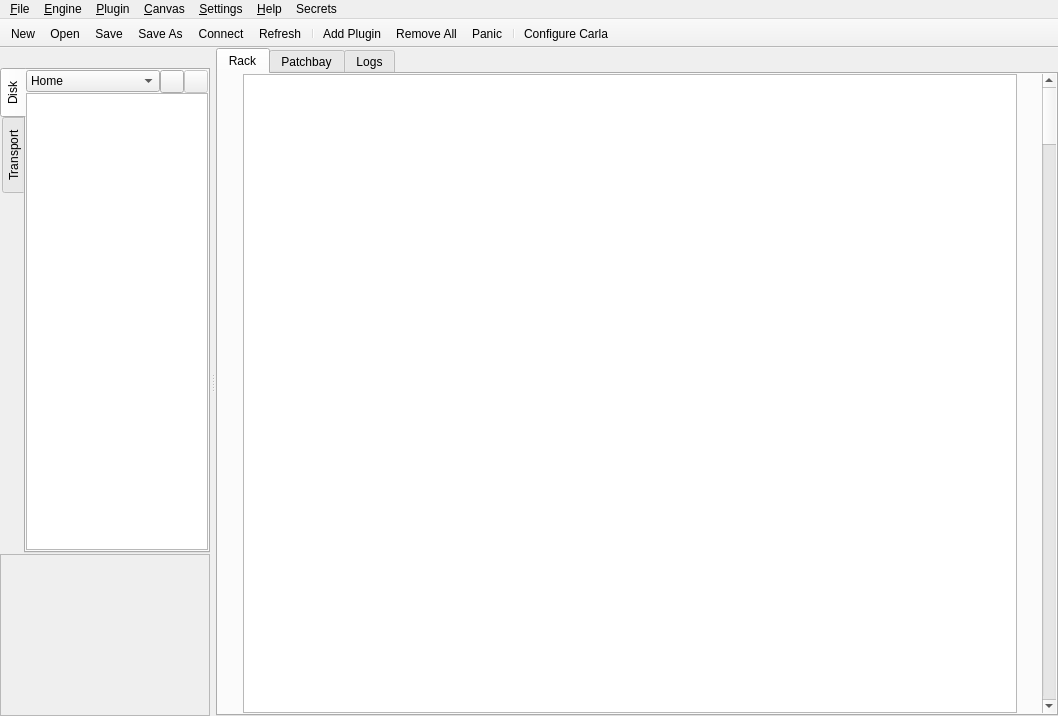
<?xml version="1.0" encoding="UTF-8"?>
<ui version="4.0">
 <class>CarlaHostW</class>
 <widget class="QMainWindow" name="CarlaHostW">
  <property name="geometry">
   <rect>
    <x>0</x>
    <y>0</y>
    <width>1058</width>
    <height>716</height>
   </rect>
  </property>
  <property name="windowTitle">
   <string>MainWindow</string>
  </property>
  <widget class="QWidget" name="centralwidget">
   <layout class="QHBoxLayout" name="horizontalLayout_3">
    <property name="spacing">
     <number>0</number>
    </property>
    <property name="margin">
     <number>0</number>
    </property>
    <item>
     <widget class="QTabWidget" name="tabWidget">
      <property name="currentIndex">
       <number>0</number>
      </property>
      <widget class="QWidget" name="rack">
       <attribute name="title">
        <string>Rack</string>
       </attribute>
       <layout class="QHBoxLayout" name="horizontalLayout_2">
        <property name="spacing">
         <number>0</number>
        </property>
        <property name="leftMargin">
         <number>0</number>
        </property>
        <property name="topMargin">
         <number>0</number>
        </property>
        <property name="rightMargin">
         <number>0</number>
        </property>
        <property name="bottomMargin">
         <number>1</number>
        </property>
        <item>
         <widget class="QLabel" name="pad_left">
          <property name="minimumSize">
           <size>
            <width>25</width>
            <height>0</height>
           </size>
          </property>
          <property name="maximumSize">
           <size>
            <width>25</width>
            <height>16777215</height>
           </size>
          </property>
          <property name="text">
           <string/>
          </property>
         </widget>
        </item>
        <item>
         <widget class="RackListWidget" name="listWidget">
          <property name="contextMenuPolicy">
           <enum>Qt::CustomContextMenu</enum>
          </property>
          <property name="verticalScrollBarPolicy">
           <enum>Qt::ScrollBarAlwaysOff</enum>
          </property>
          <property name="horizontalScrollBarPolicy">
           <enum>Qt::ScrollBarAlwaysOff</enum>
          </property>
         </widget>
        </item>
        <item>
         <widget class="QLabel" name="pad_right">
          <property name="minimumSize">
           <size>
            <width>25</width>
            <height>0</height>
           </size>
          </property>
          <property name="maximumSize">
           <size>
            <width>25</width>
            <height>16777215</height>
           </size>
          </property>
          <property name="text">
           <string/>
          </property>
         </widget>
        </item>
        <item>
         <widget class="QScrollBar" name="rackScrollBar">
          <property name="orientation">
           <enum>Qt::Vertical</enum>
          </property>
         </widget>
        </item>
       </layout>
      </widget>
      <widget class="QWidget" name="patchbay">
       <attribute name="title">
        <string>Patchbay</string>
       </attribute>
       <layout class="QGridLayout" name="gridLayout">
        <property name="leftMargin">
         <number>0</number>
        </property>
        <property name="topMargin">
         <number>0</number>
        </property>
        <property name="rightMargin">
         <number>0</number>
        </property>
        <property name="bottomMargin">
         <number>1</number>
        </property>
        <property name="spacing">
         <number>1</number>
        </property>
        <item row="0" column="1">
         <widget class="DraggableGraphicsView" name="graphicsView"/>
        </item>
        <item row="0" column="2">
         <widget class="DigitalPeakMeter" name="peak_out" native="true"/>
        </item>
        <item row="0" column="0">
         <widget class="DigitalPeakMeter" name="peak_in" native="true"/>
        </item>
       </layout>
      </widget>
      <widget class="QWidget" name="logs">
       <attribute name="title">
        <string>Logs</string>
       </attribute>
       <layout class="QHBoxLayout" name="horizontalLayout_4">
        <property name="spacing">
         <number>0</number>
        </property>
        <property name="leftMargin">
         <number>0</number>
        </property>
        <property name="topMargin">
         <number>0</number>
        </property>
        <property name="rightMargin">
         <number>0</number>
        </property>
        <property name="bottomMargin">
         <number>1</number>
        </property>
        <item>
         <widget class="QPlainTextEdit" name="text_logs">
          <property name="font">
           <font>
            <family>DejaVu Sans Mono</family>
           </font>
          </property>
          <property name="verticalScrollBarPolicy">
           <enum>Qt::ScrollBarAlwaysOn</enum>
          </property>
          <property name="horizontalScrollBarPolicy">
           <enum>Qt::ScrollBarAlwaysOn</enum>
          </property>
          <property name="lineWrapMode">
           <enum>QPlainTextEdit::NoWrap</enum>
          </property>
          <property name="plainText">
           <string>Loading...</string>
          </property>
          <property name="textInteractionFlags">
           <set>Qt::LinksAccessibleByMouse|Qt::TextSelectableByKeyboard|Qt::TextSelectableByMouse</set>
          </property>
         </widget>
        </item>
       </layout>
      </widget>
     </widget>
    </item>
   </layout>
  </widget>
  <widget class="QMenuBar" name="menubar">
   <property name="geometry">
    <rect>
     <x>0</x>
     <y>0</y>
     <width>1058</width>
     <height>20</height>
    </rect>
   </property>
   <widget class="QMenu" name="menu_File">
    <property name="title">
     <string>&amp;File</string>
    </property>
    <addaction name="act_file_connect"/>
    <addaction name="act_file_refresh"/>
    <addaction name="act_file_new"/>
    <addaction name="act_file_open"/>
    <addaction name="act_file_save"/>
    <addaction name="act_file_save_as"/>
    <addaction name="separator"/>
    <addaction name="act_file_quit"/>
   </widget>
   <widget class="QMenu" name="menu_Engine">
    <property name="title">
     <string>&amp;Engine</string>
    </property>
    <addaction name="act_engine_start"/>
    <addaction name="act_engine_stop"/>
   </widget>
   <widget class="QMenu" name="menu_Plugin">
    <property name="title">
     <string>&amp;Plugin</string>
    </property>
    <widget class="QMenu" name="menu_PluginMacros">
     <property name="title">
      <string>Macros (all plugins)</string>
     </property>
     <addaction name="act_plugins_enable"/>
     <addaction name="act_plugins_disable"/>
     <addaction name="separator"/>
     <addaction name="act_plugins_volume100"/>
     <addaction name="act_plugins_mute"/>
     <addaction name="separator"/>
     <addaction name="act_plugins_wet100"/>
     <addaction name="act_plugins_bypass"/>
     <addaction name="separator"/>
     <addaction name="act_plugins_center"/>
     <addaction name="separator"/>
     <addaction name="act_plugins_compact"/>
     <addaction name="act_plugins_expand"/>
    </widget>
    <addaction name="act_plugin_add"/>
    <addaction name="act_plugin_remove_all"/>
    <addaction name="separator"/>
    <addaction name="menu_PluginMacros"/>
   </widget>
   <widget class="QMenu" name="menu_Canvas">
    <property name="title">
     <string>&amp;Canvas</string>
    </property>
    <widget class="QMenu" name="menu_Canvas_Zoom">
     <property name="title">
      <string>Zoom</string>
     </property>
     <addaction name="act_canvas_zoom_fit"/>
     <addaction name="separator"/>
     <addaction name="act_canvas_zoom_in"/>
     <addaction name="act_canvas_zoom_out"/>
     <addaction name="act_canvas_zoom_100"/>
    </widget>
    <addaction name="act_canvas_show_internal"/>
    <addaction name="act_canvas_show_external"/>
    <addaction name="separator"/>
    <addaction name="act_canvas_arrange"/>
    <addaction name="act_canvas_refresh"/>
    <addaction name="menu_Canvas_Zoom"/>
    <addaction name="separator"/>
    <addaction name="act_canvas_save_image"/>
   </widget>
   <widget class="QMenu" name="menu_Settings">
    <property name="title">
     <string>&amp;Settings</string>
    </property>
    <addaction name="act_settings_show_toolbar"/>
    <addaction name="act_settings_show_meters"/>
    <addaction name="act_settings_show_keyboard"/>
    <addaction name="act_settings_show_side_panel"/>
    <addaction name="separator"/>
    <addaction name="act_settings_configure"/>
   </widget>
   <widget class="QMenu" name="menu_Help">
    <property name="title">
     <string>&amp;Help</string>
    </property>
    <addaction name="act_help_about"/>
    <addaction name="act_help_about_juce"/>
    <addaction name="act_help_about_qt"/>
   </widget>
   <widget class="QMenu" name="menu_Secrets">
    <property name="title">
     <string>Secrets</string>
    </property>
    <addaction name="act_secret_1"/>
    <addaction name="act_secret_2"/>
    <addaction name="act_secret_3"/>
    <addaction name="act_secret_4"/>
    <addaction name="act_secret_5"/>
   </widget>
   <addaction name="menu_File"/>
   <addaction name="menu_Engine"/>
   <addaction name="menu_Plugin"/>
   <addaction name="menu_Canvas"/>
   <addaction name="menu_Settings"/>
   <addaction name="menu_Help"/>
   <addaction name="menu_Secrets"/>
  </widget>
  <widget class="QToolBar" name="toolBar">
   <property name="windowTitle">
    <string>toolBar</string>
   </property>
   <property name="movable">
    <bool>false</bool>
   </property>
   <property name="allowedAreas">
    <set>Qt::NoToolBarArea</set>
   </property>
   <property name="toolButtonStyle">
    <enum>Qt::ToolButtonTextBesideIcon</enum>
   </property>
   <attribute name="toolBarArea">
    <enum>TopToolBarArea</enum>
   </attribute>
   <attribute name="toolBarBreak">
    <bool>false</bool>
   </attribute>
   <addaction name="act_file_new"/>
   <addaction name="act_file_open"/>
   <addaction name="act_file_save"/>
   <addaction name="act_file_save_as"/>
   <addaction name="act_file_connect"/>
   <addaction name="act_file_refresh"/>
   <addaction name="separator"/>
   <addaction name="act_plugin_add2"/>
   <addaction name="act_plugin_remove_all"/>
   <addaction name="act_plugins_panic"/>
   <addaction name="separator"/>
   <addaction name="act_settings_configure"/>
  </widget>
  <widget class="QDockWidget" name="dockWidget">
   <property name="features">
    <set>QDockWidget::NoDockWidgetFeatures</set>
   </property>
   <property name="allowedAreas">
    <set>Qt::NoDockWidgetArea</set>
   </property>
   <attribute name="dockWidgetArea">
    <number>1</number>
   </attribute>
   <widget class="QWidget" name="dockWidgetContents">
    <layout class="QVBoxLayout" name="verticalLayout">
     <property name="spacing">
      <number>0</number>
     </property>
     <property name="leftMargin">
      <number>0</number>
     </property>
     <property name="topMargin">
      <number>1</number>
     </property>
     <property name="rightMargin">
      <number>0</number>
     </property>
     <property name="bottomMargin">
      <number>0</number>
     </property>
     <item>
      <layout class="QVBoxLayout" name="verticalLayout_4">
       <property name="spacing">
        <number>1</number>
       </property>
       <item>
        <widget class="QTabWidget" name="tabUtils">
         <property name="sizePolicy">
          <sizepolicy hsizetype="Ignored" vsizetype="Expanding">
           <horstretch>0</horstretch>
           <verstretch>0</verstretch>
          </sizepolicy>
         </property>
         <property name="minimumSize">
          <size>
           <width>210</width>
           <height>0</height>
          </size>
         </property>
         <property name="acceptDrops">
          <bool>false</bool>
         </property>
         <property name="tabPosition">
          <enum>QTabWidget::West</enum>
         </property>
         <property name="currentIndex">
          <number>0</number>
         </property>
         <widget class="QWidget" name="disk">
          <property name="acceptDrops">
           <bool>false</bool>
          </property>
          <attribute name="title">
           <string>Disk</string>
          </attribute>
          <layout class="QVBoxLayout" name="verticalLayout_3">
           <property name="spacing">
            <number>0</number>
           </property>
           <property name="leftMargin">
            <number>0</number>
           </property>
           <property name="topMargin">
            <number>0</number>
           </property>
           <property name="rightMargin">
            <number>0</number>
           </property>
           <property name="bottomMargin">
            <number>1</number>
           </property>
           <item>
            <layout class="QHBoxLayout" name="horizontalLayout">
             <item>
              <widget class="QComboBox" name="cb_disk">
               <item>
                <property name="text">
                 <string>Home</string>
                </property>
               </item>
              </widget>
             </item>
             <item>
              <widget class="QToolButton" name="b_disk_add">
               <property name="text">
                <string/>
               </property>
               <property name="icon">
                <iconset resource="../resources.qrc">
                 <normaloff>:/16x16/list-add.png</normaloff>:/16x16/list-add.png</iconset>
               </property>
              </widget>
             </item>
             <item>
              <widget class="QToolButton" name="b_disk_remove">
               <property name="enabled">
                <bool>false</bool>
               </property>
               <property name="text">
                <string/>
               </property>
               <property name="icon">
                <iconset resource="../resources.qrc">
                 <normaloff>:/16x16/list-remove.png</normaloff>:/16x16/list-remove.png</iconset>
               </property>
              </widget>
             </item>
            </layout>
           </item>
           <item>
            <widget class="QTreeView" name="fileTreeView">
             <property name="editTriggers">
              <set>QAbstractItemView::NoEditTriggers</set>
             </property>
             <property name="dragEnabled">
              <bool>true</bool>
             </property>
             <property name="dragDropMode">
              <enum>QAbstractItemView::DragOnly</enum>
             </property>
            </widget>
           </item>
          </layout>
         </widget>
         <widget class="QWidget" name="w_transport">
          <attribute name="title">
           <string>Transport</string>
          </attribute>
          <layout class="QVBoxLayout" name="verticalLayout_6">
           <item>
            <widget class="QGroupBox" name="group_transport_controls">
             <property name="title">
              <string>Playback Controls</string>
             </property>
             <layout class="QHBoxLayout" name="horizontalLayout_5">
              <item>
               <widget class="QPushButton" name="b_transport_play">
                <property name="text">
                 <string/>
                </property>
                <property name="icon">
                 <iconset resource="../resources.qrc">
                  <normaloff>:/16x16/media-playback-start.png</normaloff>:/16x16/media-playback-start.png</iconset>
                </property>
                <property name="checkable">
                 <bool>true</bool>
                </property>
               </widget>
              </item>
              <item>
               <widget class="QPushButton" name="b_transport_stop">
                <property name="text">
                 <string/>
                </property>
                <property name="icon">
                 <iconset resource="../resources.qrc">
                  <normaloff>:/16x16/media-playback-stop.png</normaloff>:/16x16/media-playback-stop.png</iconset>
                </property>
               </widget>
              </item>
              <item>
               <widget class="QPushButton" name="b_transport_backwards">
                <property name="text">
                 <string/>
                </property>
                <property name="icon">
                 <iconset resource="../resources.qrc">
                  <normaloff>:/16x16/media-seek-backward.png</normaloff>:/16x16/media-seek-backward.png</iconset>
                </property>
                <property name="autoRepeat">
                 <bool>true</bool>
                </property>
               </widget>
              </item>
              <item>
               <widget class="QPushButton" name="b_transport_forwards">
                <property name="text">
                 <string/>
                </property>
                <property name="icon">
                 <iconset resource="../resources.qrc">
                  <normaloff>:/16x16/media-seek-forward.png</normaloff>:/16x16/media-seek-forward.png</iconset>
                </property>
                <property name="autoRepeat">
                 <bool>true</bool>
                </property>
               </widget>
              </item>
             </layout>
            </widget>
           </item>
           <item>
            <widget class="QGroupBox" name="group_transport_info">
             <property name="title">
              <string>Time Information</string>
             </property>
             <layout class="QVBoxLayout" name="verticalLayout_2">
              <item>
               <layout class="QHBoxLayout" name="horizontalLayout_6">
                <item>
                 <widget class="QLabel" name="label_transport_frame">
                  <property name="text">
                   <string>Frame:</string>
                  </property>
                  <property name="alignment">
                   <set>Qt::AlignRight|Qt::AlignTrailing|Qt::AlignVCenter</set>
                  </property>
                 </widget>
                </item>
                <item>
                 <widget class="QLabel" name="l_transport_frame">
                  <property name="font">
                   <font>
                    <family>DejaVu Sans Mono</family>
                   </font>
                  </property>
                  <property name="text">
                   <string>000'000'000</string>
                  </property>
                 </widget>
                </item>
               </layout>
              </item>
              <item>
               <layout class="QHBoxLayout" name="horizontalLayout_7">
                <item>
                 <widget class="QLabel" name="label_transport_time">
                  <property name="text">
                   <string>Time:</string>
                  </property>
                  <property name="alignment">
                   <set>Qt::AlignRight|Qt::AlignTrailing|Qt::AlignVCenter</set>
                  </property>
                 </widget>
                </item>
                <item>
                 <widget class="QLabel" name="l_transport_time">
                  <property name="font">
                   <font>
                    <family>DejaVu Sans Mono</family>
                   </font>
                  </property>
                  <property name="text">
                   <string>00:00:00</string>
                  </property>
                 </widget>
                </item>
               </layout>
              </item>
              <item>
               <layout class="QHBoxLayout" name="horizontalLayout_8">
                <item>
                 <widget class="QLabel" name="label_transport_bbt">
                  <property name="text">
                   <string>BBT:</string>
                  </property>
                  <property name="alignment">
                   <set>Qt::AlignRight|Qt::AlignTrailing|Qt::AlignVCenter</set>
                  </property>
                 </widget>
                </item>
                <item>
                 <widget class="QLabel" name="l_transport_bbt">
                  <property name="font">
                   <font>
                    <family>DejaVu Sans Mono</family>
                   </font>
                  </property>
                  <property name="text">
                   <string>000|00|000</string>
                  </property>
                 </widget>
                </item>
               </layout>
              </item>
             </layout>
            </widget>
           </item>
           <item>
            <widget class="QGroupBox" name="group_transport_settings">
             <property name="title">
              <string>Settings</string>
             </property>
             <layout class="QVBoxLayout" name="verticalLayout_5">
              <item>
               <widget class="QDoubleSpinBox" name="dsb_transport_bpm">
                <property name="enabled">
                 <bool>false</bool>
                </property>
                <property name="suffix">
                 <string> BPM</string>
                </property>
                <property name="decimals">
                 <number>1</number>
                </property>
                <property name="minimum">
                 <double>20.000000000000000</double>
                </property>
                <property name="maximum">
                 <double>999.000000000000000</double>
                </property>
               </widget>
              </item>
              <item>
               <widget class="QCheckBox" name="cb_transport_jack">
                <property name="text">
                 <string>Use JACK Transport</string>
                </property>
               </widget>
              </item>
              <item>
               <widget class="QCheckBox" name="cb_transport_link">
                <property name="text">
                 <string>Use Ableton Link</string>
                </property>
               </widget>
              </item>
             </layout>
            </widget>
           </item>
           <item>
            <spacer name="verticalSpacer">
             <property name="orientation">
              <enum>Qt::Vertical</enum>
             </property>
             <property name="sizeHint" stdset="0">
              <size>
               <width>20</width>
               <height>40</height>
              </size>
             </property>
            </spacer>
           </item>
          </layout>
         </widget>
        </widget>
       </item>
       <item>
        <widget class="CanvasPreviewFrame" name="miniCanvasPreview">
         <property name="minimumSize">
          <size>
           <width>210</width>
           <height>162</height>
          </size>
         </property>
         <property name="maximumSize">
          <size>
           <width>16777215</width>
           <height>162</height>
          </size>
         </property>
         <property name="acceptDrops">
          <bool>false</bool>
         </property>
         <property name="frameShape">
          <enum>QFrame::StyledPanel</enum>
         </property>
         <property name="frameShadow">
          <enum>QFrame::Sunken</enum>
         </property>
        </widget>
       </item>
      </layout>
     </item>
    </layout>
   </widget>
  </widget>
  <action name="act_file_new">
   <property name="icon">
    <iconset resource="../resources.qrc">
     <normaloff>:/16x16/document-new.png</normaloff>:/16x16/document-new.png</iconset>
   </property>
   <property name="text">
    <string>&amp;New</string>
   </property>
   <property name="shortcut">
    <string>Ctrl+N</string>
   </property>
  </action>
  <action name="act_file_open">
   <property name="icon">
    <iconset resource="../resources.qrc">
     <normaloff>:/16x16/document-open.png</normaloff>:/16x16/document-open.png</iconset>
   </property>
   <property name="text">
    <string>&amp;Open...</string>
   </property>
   <property name="shortcut">
    <string>Ctrl+O</string>
   </property>
  </action>
  <action name="act_file_save">
   <property name="icon">
    <iconset resource="../resources.qrc">
     <normaloff>:/16x16/document-save.png</normaloff>:/16x16/document-save.png</iconset>
   </property>
   <property name="text">
    <string>&amp;Save</string>
   </property>
   <property name="shortcut">
    <string>Ctrl+S</string>
   </property>
  </action>
  <action name="act_file_save_as">
   <property name="icon">
    <iconset resource="../resources.qrc">
     <normaloff>:/16x16/document-save-as.png</normaloff>:/16x16/document-save-as.png</iconset>
   </property>
   <property name="text">
    <string>Save &amp;As...</string>
   </property>
   <property name="shortcut">
    <string>Ctrl+Shift+S</string>
   </property>
  </action>
  <action name="act_file_quit">
   <property name="icon">
    <iconset resource="../resources.qrc">
     <normaloff>:/16x16/application-exit.png</normaloff>:/16x16/application-exit.png</iconset>
   </property>
   <property name="text">
    <string>&amp;Quit</string>
   </property>
   <property name="shortcut">
    <string>Ctrl+Q</string>
   </property>
  </action>
  <action name="act_engine_start">
   <property name="icon">
    <iconset resource="../resources.qrc">
     <normaloff>:/16x16/media-playback-start.png</normaloff>:/16x16/media-playback-start.png</iconset>
   </property>
   <property name="text">
    <string>&amp;Start</string>
   </property>
   <property name="shortcut">
    <string>F5</string>
   </property>
  </action>
  <action name="act_engine_stop">
   <property name="icon">
    <iconset resource="../resources.qrc">
     <normaloff>:/16x16/media-playback-stop.png</normaloff>:/16x16/media-playback-stop.png</iconset>
   </property>
   <property name="text">
    <string>St&amp;op</string>
   </property>
   <property name="shortcut">
    <string>F6</string>
   </property>
  </action>
  <action name="act_plugin_add">
   <property name="icon">
    <iconset resource="../resources.qrc">
     <normaloff>:/16x16/list-add.png</normaloff>:/16x16/list-add.png</iconset>
   </property>
   <property name="text">
    <string>&amp;Add...</string>
   </property>
   <property name="shortcut">
    <string>Ctrl+A</string>
   </property>
  </action>
  <action name="act_plugin_add2">
   <property name="icon">
    <iconset resource="../resources.qrc">
     <normaloff>:/16x16/list-add.png</normaloff>:/16x16/list-add.png</iconset>
   </property>
   <property name="text">
    <string>Add Plugin...</string>
   </property>
  </action>
  <action name="act_plugin_remove_all">
   <property name="icon">
    <iconset resource="../resources.qrc">
     <normaloff>:/16x16/edit-delete.png</normaloff>:/16x16/edit-delete.png</iconset>
   </property>
   <property name="text">
    <string>&amp;Remove All</string>
   </property>
  </action>
  <action name="act_plugins_enable">
   <property name="text">
    <string>Enable</string>
   </property>
  </action>
  <action name="act_plugins_disable">
   <property name="text">
    <string>Disable</string>
   </property>
  </action>
  <action name="act_plugins_bypass">
   <property name="text">
    <string>0% Wet (Bypass)</string>
   </property>
  </action>
  <action name="act_plugins_wet100">
   <property name="text">
    <string>100% Wet</string>
   </property>
  </action>
  <action name="act_plugins_mute">
   <property name="text">
    <string>0% Volume (Mute)</string>
   </property>
  </action>
  <action name="act_plugins_volume100">
   <property name="text">
    <string>100% Volume</string>
   </property>
  </action>
  <action name="act_plugins_center">
   <property name="text">
    <string>Center Balance</string>
   </property>
  </action>
  <action name="act_plugins_panic">
   <property name="icon">
    <iconset resource="../resources.qrc">
     <normaloff>:/16x16/dialog-warning.png</normaloff>:/16x16/dialog-warning.png</iconset>
   </property>
   <property name="text">
    <string>Panic</string>
   </property>
  </action>
  <action name="act_transport_play">
   <property name="checkable">
    <bool>true</bool>
   </property>
   <property name="icon">
    <iconset resource="../resources.qrc">
     <normaloff>:/16x16/media-playback-start.png</normaloff>:/16x16/media-playback-start.png</iconset>
   </property>
   <property name="text">
    <string>&amp;Play</string>
   </property>
   <property name="shortcut">
    <string>Ctrl+Shift+P</string>
   </property>
  </action>
  <action name="act_transport_stop">
   <property name="icon">
    <iconset resource="../resources.qrc">
     <normaloff>:/16x16/media-playback-stop.png</normaloff>:/16x16/media-playback-stop.png</iconset>
   </property>
   <property name="text">
    <string>&amp;Stop</string>
   </property>
   <property name="shortcut">
    <string>Ctrl+Shift+X</string>
   </property>
  </action>
  <action name="act_transport_backwards">
   <property name="icon">
    <iconset resource="../resources.qrc">
     <normaloff>:/16x16/media-seek-backward.png</normaloff>:/16x16/media-seek-backward.png</iconset>
   </property>
   <property name="text">
    <string>&amp;Backwards</string>
   </property>
   <property name="shortcut">
    <string>Ctrl+Shift+B</string>
   </property>
  </action>
  <action name="act_transport_forwards">
   <property name="icon">
    <iconset resource="../resources.qrc">
     <normaloff>:/16x16/media-seek-forward.png</normaloff>:/16x16/media-seek-forward.png</iconset>
   </property>
   <property name="text">
    <string>&amp;Forwards</string>
   </property>
   <property name="shortcut">
    <string>Ctrl+Shift+F</string>
   </property>
  </action>
  <action name="act_canvas_arrange">
   <property name="icon">
    <iconset resource="../resources.qrc">
     <normaloff>:/16x16/view-sort-ascending.png</normaloff>:/16x16/view-sort-ascending.png</iconset>
   </property>
   <property name="text">
    <string>&amp;Arrange</string>
   </property>
   <property name="shortcut">
    <string>Ctrl+G</string>
   </property>
  </action>
  <action name="act_canvas_refresh">
   <property name="icon">
    <iconset resource="../resources.qrc">
     <normaloff>:/16x16/view-refresh.png</normaloff>:/16x16/view-refresh.png</iconset>
   </property>
   <property name="text">
    <string>&amp;Refresh</string>
   </property>
   <property name="shortcut">
    <string>Ctrl+R</string>
   </property>
  </action>
  <action name="act_canvas_print">
   <property name="icon">
    <iconset resource="../resources.qrc">
     <normaloff>:/16x16/document-print.png</normaloff>:/16x16/document-print.png</iconset>
   </property>
   <property name="text">
    <string>&amp;Print...</string>
   </property>
  </action>
  <action name="act_canvas_save_image">
   <property name="text">
    <string>Save &amp;Image...</string>
   </property>
  </action>
  <action name="act_canvas_zoom_fit">
   <property name="icon">
    <iconset resource="../resources.qrc">
     <normaloff>:/16x16/zoom-fit-best.png</normaloff>:/16x16/zoom-fit-best.png</iconset>
   </property>
   <property name="text">
    <string>Auto-Fit</string>
   </property>
   <property name="shortcut">
    <string>Home</string>
   </property>
  </action>
  <action name="act_canvas_zoom_in">
   <property name="icon">
    <iconset resource="../resources.qrc">
     <normaloff>:/16x16/zoom-in.png</normaloff>:/16x16/zoom-in.png</iconset>
   </property>
   <property name="text">
    <string>Zoom In</string>
   </property>
   <property name="shortcut">
    <string>Ctrl++</string>
   </property>
  </action>
  <action name="act_canvas_zoom_out">
   <property name="icon">
    <iconset resource="../resources.qrc">
     <normaloff>:/16x16/zoom-out.png</normaloff>:/16x16/zoom-out.png</iconset>
   </property>
   <property name="text">
    <string>Zoom Out</string>
   </property>
   <property name="shortcut">
    <string>Ctrl+-</string>
   </property>
  </action>
  <action name="act_canvas_zoom_100">
   <property name="icon">
    <iconset resource="../resources.qrc">
     <normaloff>:/16x16/zoom-original.png</normaloff>:/16x16/zoom-original.png</iconset>
   </property>
   <property name="text">
    <string>Zoom 100%</string>
   </property>
   <property name="shortcut">
    <string>Ctrl+1</string>
   </property>
  </action>
  <action name="act_settings_show_toolbar">
   <property name="checkable">
    <bool>true</bool>
   </property>
   <property name="text">
    <string>Show &amp;Toolbar</string>
   </property>
  </action>
  <action name="act_settings_configure">
   <property name="icon">
    <iconset resource="../resources.qrc">
     <normaloff>:/16x16/configure.png</normaloff>:/16x16/configure.png</iconset>
   </property>
   <property name="text">
    <string>&amp;Configure Carla</string>
   </property>
  </action>
  <action name="act_help_about">
   <property name="text">
    <string>&amp;About</string>
   </property>
  </action>
  <action name="act_help_about_qt">
   <property name="text">
    <string>About &amp;Qt</string>
   </property>
  </action>
  <action name="act_settings_show_meters">
   <property name="checkable">
    <bool>true</bool>
   </property>
   <property name="text">
    <string>Show Canvas &amp;Meters</string>
   </property>
  </action>
  <action name="act_settings_show_keyboard">
   <property name="checkable">
    <bool>true</bool>
   </property>
   <property name="text">
    <string>Show Canvas &amp;Keyboard</string>
   </property>
  </action>
  <action name="act_help_about_juce">
   <property name="text">
    <string>About &amp;JUCE</string>
   </property>
  </action>
  <action name="act_canvas_show_internal">
   <property name="checkable">
    <bool>true</bool>
   </property>
   <property name="text">
    <string>Show Internal</string>
   </property>
  </action>
  <action name="act_canvas_show_external">
   <property name="checkable">
    <bool>true</bool>
   </property>
   <property name="text">
    <string>Show External</string>
   </property>
  </action>
  <action name="act_settings_show_time_panel">
   <property name="checkable">
    <bool>true</bool>
   </property>
   <property name="text">
    <string>Show Time Panel</string>
   </property>
  </action>
  <action name="act_settings_show_side_panel">
   <property name="checkable">
    <bool>true</bool>
   </property>
   <property name="text">
    <string>Show &amp;Side Panel</string>
   </property>
  </action>
  <action name="act_file_connect">
   <property name="icon">
    <iconset resource="../resources.qrc">
     <normaloff>:/16x16/network-connect.png</normaloff>:/16x16/network-connect.png</iconset>
   </property>
   <property name="text">
    <string>&amp;Connect...</string>
   </property>
  </action>
  <action name="act_file_refresh">
   <property name="icon">
    <iconset resource="../resources.qrc">
     <normaloff>:/16x16/view-refresh.png</normaloff>:/16x16/view-refresh.png</iconset>
   </property>
   <property name="text">
    <string>&amp;Refresh</string>
   </property>
  </action>
  <action name="act_plugins_compact">
   <property name="text">
    <string>Compact Slots</string>
   </property>
  </action>
  <action name="act_plugins_expand">
   <property name="text">
    <string>Expand Slots</string>
   </property>
  </action>
  <action name="act_secret_1">
   <property name="text">
    <string>Perform secret 1</string>
   </property>
  </action>
  <action name="act_secret_2">
   <property name="text">
    <string>Perform secret 2</string>
   </property>
  </action>
  <action name="act_secret_3">
   <property name="text">
    <string>Perform secret 3</string>
   </property>
  </action>
  <action name="act_secret_4">
   <property name="text">
    <string>Perform secret 4</string>
   </property>
  </action>
  <action name="act_secret_5">
   <property name="text">
    <string>Perform secret 5</string>
   </property>
  </action>
 </widget>
 <customwidgets>
  <customwidget>
   <class>DigitalPeakMeter</class>
   <extends>QWidget</extends>
   <header>digitalpeakmeter.h</header>
   <container>1</container>
  </customwidget>
  <customwidget>
   <class>CanvasPreviewFrame</class>
   <extends>QFrame</extends>
   <header>canvaspreviewframe.h</header>
   <container>1</container>
  </customwidget>
  <customwidget>
   <class>RackListWidget</class>
   <extends>QListWidget</extends>
   <header>racklistwidget.h</header>
  </customwidget>
  <customwidget>
   <class>DraggableGraphicsView</class>
   <extends>QGraphicsView</extends>
   <header>draggablegraphicsview.h</header>
  </customwidget>
 </customwidgets>
 <resources>
  <include location="../resources.qrc"/>
 </resources>
 <connections>
  <connection>
   <sender>act_file_quit</sender>
   <signal>triggered()</signal>
   <receiver>CarlaHostW</receiver>
   <slot>close()</slot>
   <hints>
    <hint type="sourcelabel">
     <x>-1</x>
     <y>-1</y>
    </hint>
    <hint type="destinationlabel">
     <x>189</x>
     <y>34</y>
    </hint>
   </hints>
  </connection>
 </connections>
</ui>
